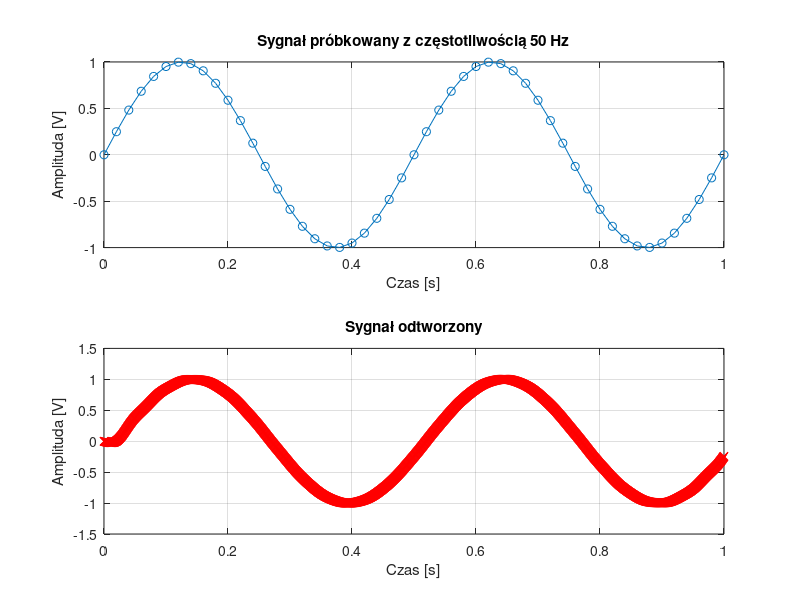
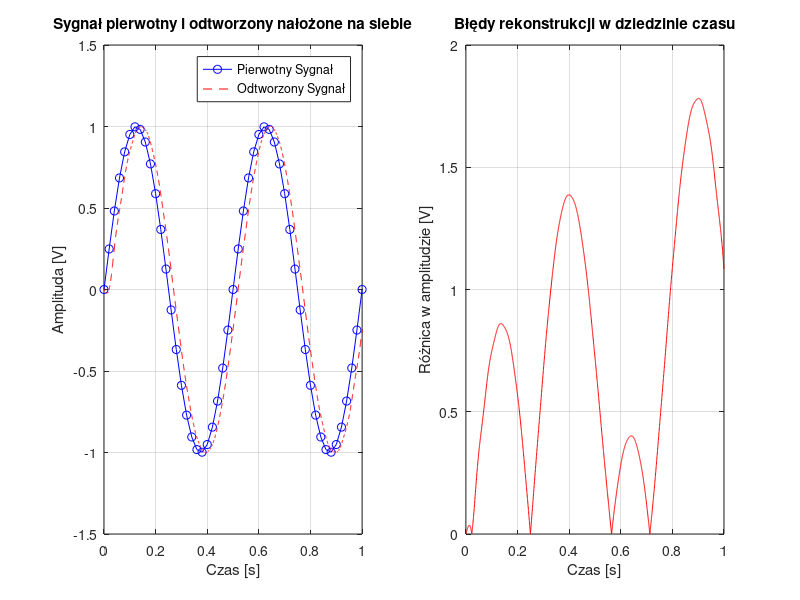

Write the MATLAB code that produced these figures, in order.
clear all; close all; clc;

sin_frequency = 2;
% sin_frequency = 10;
sampling_frequency = 50;
% sampling_frequency = 200;

T1 = 1 / sampling_frequency; % okres pierwotnego sygnału

rec_signal_frequency = sampling_frequency * 50;
T2 = 1 / rec_signal_frequency; % okres rekonstruowanego sygnału

duration = 1;
sampling_time_domain = 0:(1/sampling_frequency):duration;
samples = sin(2 * pi * sin_frequency * sampling_time_domain);

figure;
subplot(2, 1, 1);
plot(sampling_time_domain, samples, 'o-');
title(sprintf('Sygnał próbkowany z częstotliwością %d Hz', sampling_frequency));
xlabel('Czas [s]');
ylabel('Amplituda [V]');
grid on;

rec_time_domain = 0:(1/rec_signal_frequency):duration;
rec_signal = zeros(1, length(rec_time_domain));

for x2 = 1:length(rec_time_domain)
    rec_sample_value = 0;
    for x1 = 1:length(sampling_time_domain)
        t = x2 * T2;
        nT = x1 * T1;
        rec_point_value = pi / T1 * (t - nT);
        sampling_value = 1;
        
        if rec_point_value ~= 0
            sampling_value = sin(rec_point_value) / rec_point_value;
        end
        
        rec_sample_value = rec_sample_value + samples(x1) * sampling_value;
    end
    rec_signal(x2) = rec_sample_value;
end

subplot(2, 1, 2);
plot(rec_time_domain, rec_signal, 'rx-');
title('Sygnał odtworzony');
xlabel('Czas [s]');
ylabel('Amplituda [V]');
grid on;

perfect_signal = sin(2 * pi * sin_frequency * 0:(1/rec_signal_frequency):duration);
error_values = abs(perfect_signal - rec_signal);

figure;
subplot(1, 2, 1);
plot(sampling_time_domain, samples, 'bo-', rec_time_domain, rec_signal, 'r--');
title('Sygnał pierwotny i odtworzony nałożone na siebie');
xlabel('Czas [s]');
ylabel('Amplituda [V]');
legend('Pierwotny Sygnał', 'Odtworzony Sygnał');
grid on;

subplot(1, 2, 2);
plot(rec_time_domain, error_values, 'r-');
title('Błędy rekonstrukcji w dziedzinie czasu');
xlabel('Czas [s]');
ylabel('Różnica w amplitudzie [V]');
grid on;
